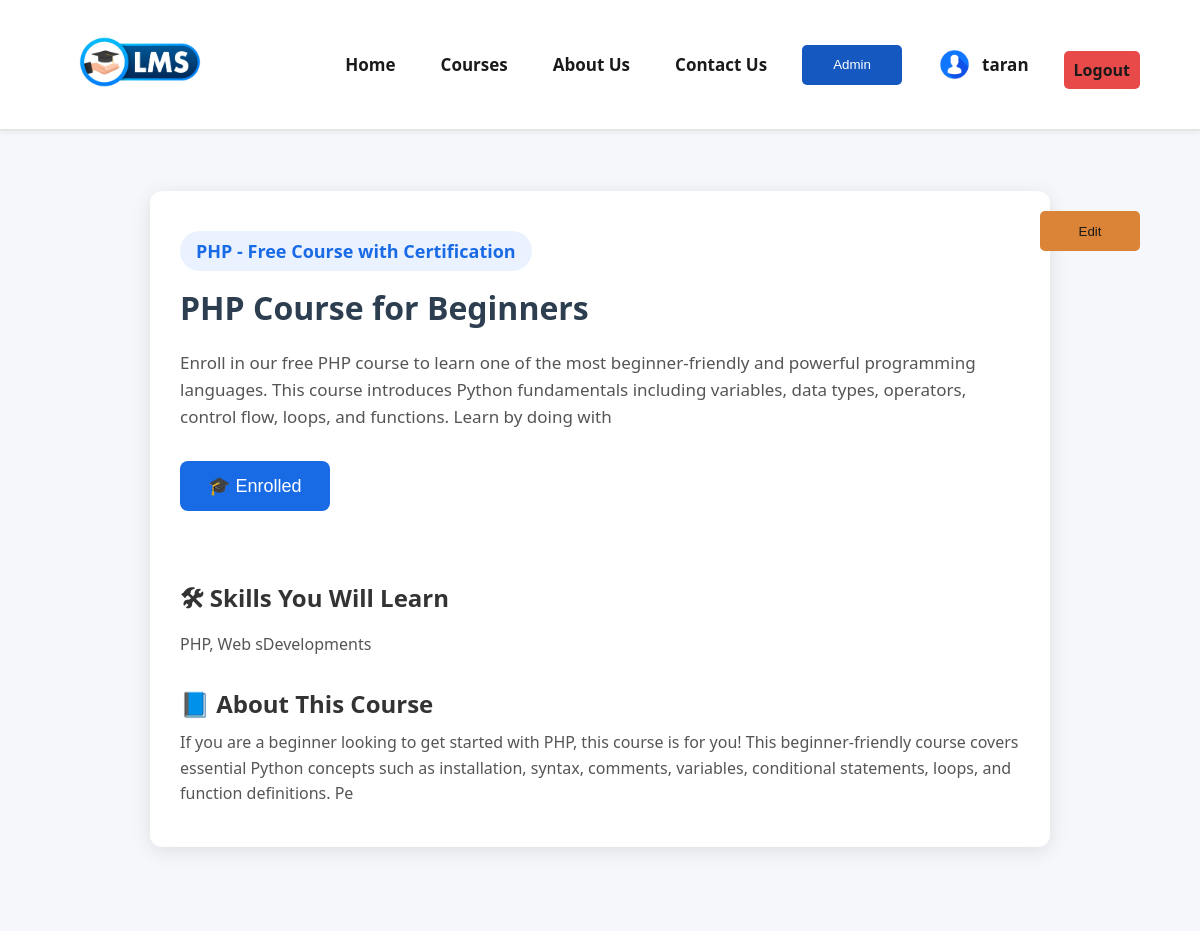
Screenshot of /course_intro.php?id=1 (signed in) with the database file from the repository.
### tables this page shows
CREATE TABLE `course` (
  `id` int(11) NOT NULL,
  `course_name` varchar(30) NOT NULL,
  `description` varchar(255) NOT NULL,
  `skills` varchar(30) NOT NULL,
  `about` varchar(255) NOT NULL,
  `image` varchar(255) NOT NULL,
  `deleted_at` datetime(6) DEFAULT NULL
);

### course_intro.php (the view, shortened to what this page needs)
<?php
include "header.php";
include "config.php";
if (isset($_GET['id'])) {
    $course_id = $_GET['id'];
    $sql = "SELECT * FROM course WHERE id = $course_id";
    $result = $conn->query($sql);
    $row = $result->fetch_assoc();
}
?>
<div class="course-container">
<?php if($_SESSION['role']=='admin'){
        echo "<a href='admin/edit_course_intro.php?id=".$row['id']."'><input type='button' class='admin-btn'style='position:absolute; margin-left:85%;' value='Edit'></a>";}?>
    <div class="course-wrapper">
        <h2 class="course-badge"><?php echo $row["course_name"]; ?> - Free Course with Certification</h2>
        <h1 class="course-title"><?php echo $row["course_name"]; ?> Course for Beginners</h1>
        <p class="course-description"><?php echo $row["description"]; ?></p>
        <?php
            $enrolled = false;
            if(isset($_SESSION['user_id'])){
            $user_id=$_SESSION['user_id'];
            $sql="SELECT enrolled_courses from enrolled WHERE user_id ='$user_id'";
            $result= $conn->query($sql);
            $rows=$result->fetch_assoc();
            $enrolled_course = isset($rows['enrolled_courses']) ? $rows['enrolled_courses'] : '';
            $enrolled_courses_array= array_map('trim', explode(' ',$enrolled_course));
            if (in_array($course_id, $enrolled_courses_array)) {
                $enrolled = true;
                ?>
                <button class="enroll-btn" onclick="location.href='enroll.php?id=<?php echo $row['id'];?>'">🎓 Enrolled</button>
                <?php
            }
            if($enrolled==false){
        ?>
        <button class="enroll-btn" onclick="location.href='enroll.php?id=<?php echo $row['id'];?>'">🎓 Enroll for Free</button>
         <?php }}?>
        <div class="course-section">
            <h2>🛠 Skills You Will Learn</h2>
            <p><?php echo $row["skills"]; ?></p>
        </div>
        <div class="course-section">
            <h2>📘 About This Course</h2>
            <p><?php echo $row["about"]; ?></p>
        </div>
    </div>
</div>

### style.css (style rules this page uses)
* { margin: 0; padding: 0; }
html { scroll-behavior: smooth; }
body { font-family: 'Segoe UI', Tahoma, Geneva, Verdana, sans-serif; }
* { margin: 0; padding: 0; box-sizing: border-box; }
.course-container { background-color: #f5f7fa; padding: 60px 20px; min-height: 100vh; font-family: 'Segoe UI', Tahoma, Geneva, Verdana, sans-serif; }
.course-wrapper { background: #fff; max-width: 900px; margin: auto; padding: 40px 30px; border-radius: 12px; box-shadow: 0 4px 20px rgba(0, 0, 0, 0.1); }
.course-badge { font-size: 18px; font-weight: 600; color: #196ae5; background-color: #eaf2ff; padding: 8px 16px; border-radius: 20px; display: inline-block; margin-bottom: 15px; }
.course-title { font-size: 32px; margin-bottom: 20px; color: #2c3e50; }
.course-description { font-size: 17px; line-height: 1.6; margin-bottom: 30px; color: #555; }
.enroll-btn { background-color: #196ae5; padding: 14px 28px; font-size: 18px; color: white; border: none; border-radius: 8px; cursor: pointer; transition: background-color 0.3s ease; margin-bottom: 40px; }
.course-section { margin-top: 30px; }
.course-section h2 { font-size: 24px; color: #333; margin-bottom: 10px; }
.course-section p { font-size: 16px; line-height: 1.6; color: #555; }
.admin-btn { border: none; border-radius: 5px; height: 40px; width: 100px; background-color: #db8437; color: #1a1a1a; cursor: pointer; margin-left: 20%; margin-top: 20px; }

### rows the page displays
course: course_name "PHP", description "Enroll in our free PHP course to learn one of the most beginner-friendly and powerful programming languages. This course introduces Python fundamentals including variables, data types, operators, control flow, loops, and functions. Learn by doing with", skills "PHP, Web sDevelopments", about "If you are a beginner looking to get started with PHP, this course is for you! This beginner-friendly course covers essential Python concepts such as installation, syntax, comments, variables, conditional statements, loops, and function definitions. Pe"

### other values shown
$_SESSION['name'] "taran"
